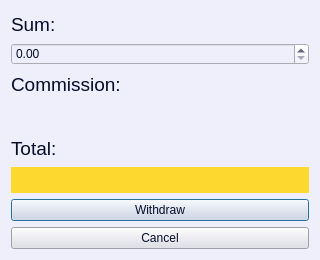
<?xml version="1.0" encoding="UTF-8"?>
<ui version="4.0">
 <class>Withdraw</class>
 <widget class="QDialog" name="Withdraw">
  <property name="geometry">
   <rect>
    <x>0</x>
    <y>0</y>
    <width>320</width>
    <height>260</height>
   </rect>
  </property>
  <property name="minimumSize">
   <size>
    <width>320</width>
    <height>260</height>
   </size>
  </property>
  <property name="maximumSize">
   <size>
    <width>320</width>
    <height>260</height>
   </size>
  </property>
  <property name="windowTitle">
   <string>Dialog</string>
  </property>
  <property name="styleSheet">
   <string notr="true">background-color: rgb(239, 239, 251);</string>
  </property>
  <layout class="QVBoxLayout" name="verticalLayout">
   <item>
    <widget class="QLabel" name="Sum">
     <property name="font">
      <font>
       <family>Arial</family>
       <pointsize>14</pointsize>
       <weight>50</weight>
       <italic>false</italic>
       <bold>false</bold>
      </font>
     </property>
     <property name="styleSheet">
      <string notr="true">font: 14pt &quot;Arial&quot;;
color: rgb(5, 12, 40);</string>
     </property>
     <property name="text">
      <string>Sum:</string>
     </property>
    </widget>
   </item>
   <item>
    <widget class="QDoubleSpinBox" name="sum">
     <property name="styleSheet">
      <string notr="true">font: 14pt &quot;Arial&quot;;
color: rgb(5, 12, 40);</string>
     </property>
     <property name="maximum">
      <double>50000.000000000000000</double>
     </property>
     <property name="singleStep">
      <double>50.000000000000000</double>
     </property>
    </widget>
   </item>
   <item>
    <widget class="QLabel" name="Comission">
     <property name="font">
      <font>
       <family>Arial</family>
       <pointsize>14</pointsize>
       <weight>50</weight>
       <italic>false</italic>
       <bold>false</bold>
      </font>
     </property>
     <property name="styleSheet">
      <string notr="true">font: 14pt &quot;Arial&quot;;
color: rgb(5, 12, 40);</string>
     </property>
     <property name="text">
      <string>Commission:</string>
     </property>
    </widget>
   </item>
   <item>
    <widget class="QLabel" name="commission">
     <property name="font">
      <font>
       <family>Arial</family>
       <pointsize>14</pointsize>
       <weight>50</weight>
       <italic>false</italic>
       <bold>false</bold>
      </font>
     </property>
     <property name="styleSheet">
      <string notr="true">font: 14pt &quot;Arial&quot;;
color: rgb(5, 12, 40);</string>
     </property>
     <property name="text">
      <string/>
     </property>
    </widget>
   </item>
   <item>
    <widget class="QLabel" name="Total">
     <property name="font">
      <font>
       <family>Arial</family>
       <pointsize>14</pointsize>
       <weight>50</weight>
       <italic>false</italic>
       <bold>false</bold>
      </font>
     </property>
     <property name="styleSheet">
      <string notr="true">font: 14pt &quot;Arial&quot;;
color: rgb(5, 12, 40);</string>
     </property>
     <property name="text">
      <string>Total:</string>
     </property>
    </widget>
   </item>
   <item>
    <widget class="QLabel" name="total">
     <property name="font">
      <font>
       <family>Arial</family>
       <pointsize>14</pointsize>
       <weight>50</weight>
       <italic>false</italic>
       <bold>false</bold>
      </font>
     </property>
     <property name="styleSheet">
      <string notr="true">font: 14pt &quot;Arial&quot;;
background-color: rgb(253, 216, 46);
color: rgb(5, 12, 40);</string>
     </property>
     <property name="text">
      <string/>
     </property>
    </widget>
   </item>
   <item>
    <widget class="QPushButton" name="withdraw">
     <property name="autoFillBackground">
      <bool>false</bool>
     </property>
     <property name="styleSheet">
      <string notr="true">font: 14pt &quot;Arial&quot;;
background-color: rgb(221, 221, 232);
color: rgb(5, 12, 40);</string>
     </property>
     <property name="text">
      <string>Withdraw</string>
     </property>
    </widget>
   </item>
   <item>
    <widget class="QPushButton" name="cancel">
     <property name="autoFillBackground">
      <bool>false</bool>
     </property>
     <property name="styleSheet">
      <string notr="true">font: 14pt &quot;Arial&quot;;
background-color: rgb(221, 221, 232);
color: rgb(5, 12, 40);</string>
     </property>
     <property name="text">
      <string>Cancel</string>
     </property>
    </widget>
   </item>
  </layout>
 </widget>
 <resources/>
 <connections/>
</ui>
